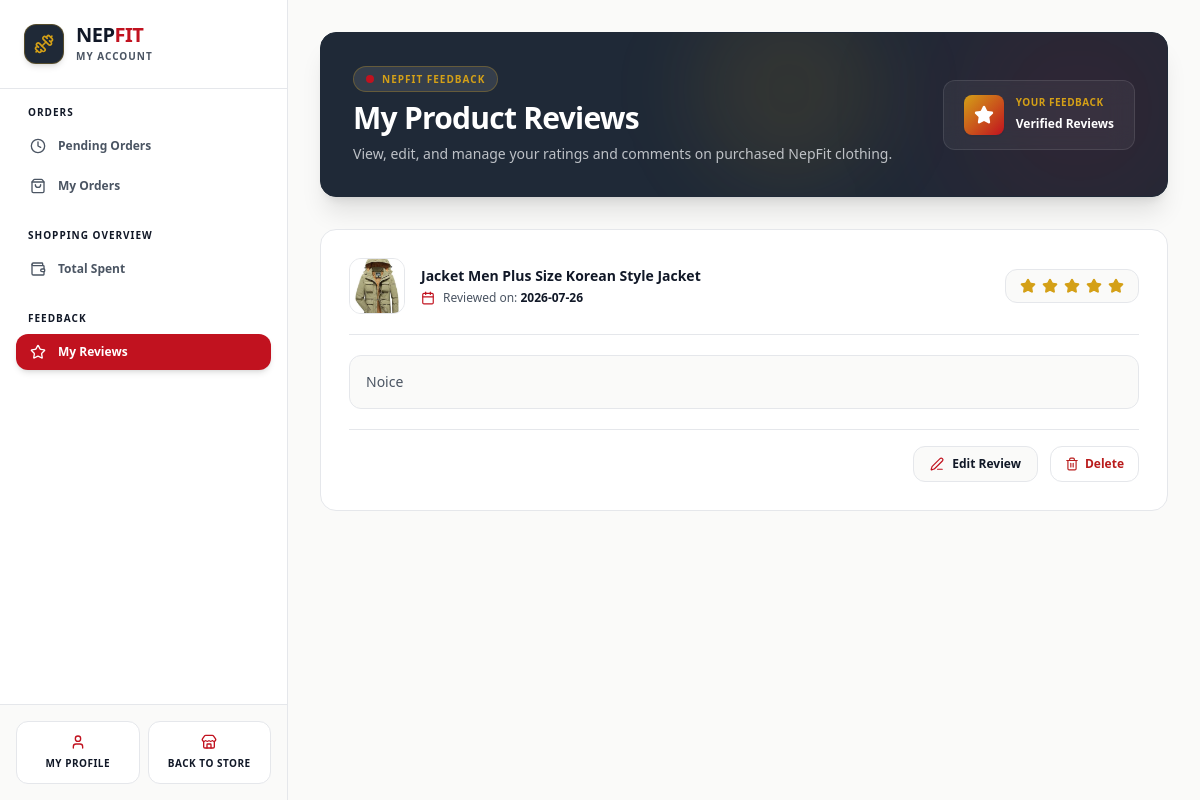
The page /dashboard/?section=my-reviews (signed in) on the database its author committed.
### nf_app/models.py (models this page shows, shortened)
class Review(models.Model):
    product = models.ForeignKey(Product, on_delete=models.CASCADE, related_name='reviews')
    customer = models.ForeignKey(User, on_delete=models.CASCADE)
    rating = models.PositiveIntegerField(default=5)
    comment = models.TextField()
    created_at = models.DateTimeField(auto_now_add=True)

class Product(models.Model):
    class Category(models.TextChoices):
        SHIRTS = 'shirts', 'Shirts'
        T_SHIRTS = 't_shirts', 'T-Shirts'
        PANTS = 'pants', 'Pants'
        HOODIES = 'hoodies', 'Hoodies'
        JACKETS = 'jackets', 'Jackets'
        SWEATSHIRTS = 'sweatshirts', 'Sweatshirts'
        JOGGERS = 'joggers', 'Joggers'
        SHORTS = 'shorts', 'Shorts'
    class Size(models.TextChoices):
        SMALL = 'S', 'Small'
        MEDIUM = 'M', 'Medium'
        LARGE = 'L', 'Large'
        XLARGE = 'XL', 'Extra Large'
        XXLARGE = 'XXL', 'Double Extra Large'
    name = models.CharField(max_length=255)
    brand = models.CharField(max_length=100, default='NepFit', help_text="Brand name (e.g., NepFit)")
    category = models.CharField(max_length=30, choices=Category.choices)
    size = models.CharField(max_length=10, choices=Size.choices, default=Size.MEDIUM, help_text="Default size for this product")
    description = models.TextField(help_text="Product details, fabric materials, and sizing guide.")
    price = models.DecimalField(max_digits=10, decimal_places=2)
    stock = models.PositiveIntegerField(default=10)
    product_image = models.ImageField(upload_to='images/products/')
    is_active = models.BooleanField(default=True)
    created_at = models.DateTimeField(auto_now_add=True)

### nf_app/views/dashboard.py (the view)
# urls.py: path('dashboard/', customer_dashboard_view, name='customer_dashboard')
@login_required
def customer_dashboard_view(request):
    if request.user.is_staff:
        messages.error(request, "You are not authorized to access the customer dashboard.")
        return redirect('home')
    section = request.GET.get('section', 'pending-orders')
    context = {
        'section': section,
        'gross_spent': Order.objects.filter(customer=request.user, status=Order.Status.COMPLETED).aggregate(total=models.Sum('total_amount'))['total'] or 0,
        'average_spent': Order.objects.filter(customer=request.user, status=Order.Status.COMPLETED).aggregate(avg=models.Avg('total_amount'))['avg'] or 0
    }
    if section == 'pending-orders':
        context['pending_orders'] = Order.objects.exclude(customer=request.user, status__in=[Order.Status.COMPLETED, Order.Status.CANCELLED]).order_by('-created_at')
    elif section == 'my-orders':
        context['orders'] = Order.objects.filter(customer=request.user, status__in=[Order.Status.COMPLETED, Order.Status.CANCELLED]).order_by('-created_at')
    elif section == 'my-reviews':
        context['reviews'] = Review.objects.filter(customer=request.user).order_by('-created_at')
    elif section == 'total-spent':
        context['total_spent'] = Order.objects.filter(customer=request.user, status=Order.Status.COMPLETED).order_by('-created_at')
    return render(request, 'dashboard/customer_dashboard.html', context)

### nf_app/templates/dashboard/customer_dashboard.html (shortened to what this page needs)
<!DOCTYPE html>
<html lang="en">
<head>
    {% load static %}
    <link href="{% static 'css/styles.css' %}" rel="stylesheet" />
</head>
<body class="bg-[#FAFAF9] flex min-h-screen text-[#4B5563] font-sans antialiased selection:bg-[#C1121F] selection:text-white">
    <aside id="customer-sidebar" class="fixed lg:static inset-y-0 left-0 w-72 bg-[#FFFFFF] border-r border-[#E5E7EB] flex flex-col z-50 transform -translate-x-full lg:translate-x-0 transition-transform duration-300 ease-in-out shadow-xl lg:shadow-none">
        <div class="p-6 border-b border-[#E5E7EB] flex items-center justify-between">
            <a href="/" class="flex items-center gap-3">
                <div class="w-10 h-10 rounded-xl bg-[#1F2937] flex items-center justify-center text-white font-extrabold text-lg shadow-md border border-[#D4A017]/30">
                    <i data-lucide="dumbbell" class="w-5 h-5 text-[#D4A017]"></i>
                </div>
                <div>
                    <span class="text-xl font-extrabold tracking-tight text-[#111827] block leading-none">
                        NEP<span class="text-[#C1121F]">FIT</span>
                    </span>
                    <span class="text-[10px] font-bold uppercase tracking-widest text-[#4B5563] block mt-1">
                        My Account
                    </span>
                </div>
            </a>
        </div>
        <nav class="flex-grow p-4 space-y-6 overflow-y-auto custom-scrollbar">
            <div>
                <span class="px-3 text-[10px] font-extrabold text-[#111827] uppercase tracking-widest block mb-2">Orders</span>
                <div class="space-y-1">
                    <a href="?section=pending-orders" class="flex items-center gap-3 px-3.5 py-2.5 rounded-xl text-xs font-bold transition-all {% if section == 'pending-orders' or not section %}bg-[#C1121F] text-white shadow-md{% else %}text-[#4B5563] hover:bg-[#FAFAF9] hover:text-[#111827]{% endif %}">
                        <i data-lucide="clock" class="w-4 h-4 shrink-0"></i>
                        <span>Pending Orders</span>
                    </a>
                    <a href="?section=my-orders" class="flex items-center gap-3 px-3.5 py-2.5 rounded-xl text-xs font-bold transition-all {% if section == 'my-orders' %}bg-[#C1121F] text-white shadow-md{% else %}text-[#4B5563] hover:bg-[#FAFAF9] hover:text-[#111827]{% endif %}">
                        <i data-lucide="shopping-bag" class="w-4 h-4 shrink-0"></i>
                        <span>My Orders</span>
                    </a>
                </div>
            </div>
            <div>
                <span class="px-3 text-[10px] font-extrabold text-[#111827] uppercase tracking-widest block mb-2">Shopping Overview</span>
                <a href="?section=total-spent" class="flex items-center gap-3 px-3.5 py-2.5 rounded-xl text-xs font-bold transition-all {% if section == 'total-spent' %}bg-[#C1121F] text-white shadow-md{% else %}text-[#4B5563] hover:bg-[#FAFAF9] hover:text-[#111827]{% endif %}">
                    <i data-lucide="wallet" class="w-4 h-4 shrink-0"></i>
                    <span>Total Spent</span>
                </a>
            </div>
            <div>
                <span class="px-3 text-[10px] font-extrabold text-[#111827] uppercase tracking-widest block mb-2">Feedback</span>
                <a href="?section=my-reviews" class="flex items-center gap-3 px-3.5 py-2.5 rounded-xl text-xs font-bold transition-all {% if section == 'my-reviews' %}bg-[#C1121F] text-white shadow-md{% else %}text-[#4B5563] hover:bg-[#FAFAF9] hover:text-[#111827]{% endif %}">
                    <i data-lucide="star" class="w-4 h-4 shrink-0"></i>
                    <span>My Reviews</span>
                </a>
            </div>
        </nav>
        <div class="p-4 border-t border-[#E5E7EB] bg-[#FAFAF9] grid grid-cols-2 gap-2">
            <a href="/profile/" class="flex flex-col items-center justify-center gap-1.5 p-3 rounded-xl bg-white border border-[#E5E7EB] text-[#111827] hover:bg-[#1F2937] hover:text-white transition-all text-center group shadow-2xs">
                <i data-lucide="user" class="w-4 h-4 text-[#C1121F] group-hover:text-[#D4A017] transition-colors"></i>
                <span class="text-[10px] font-extrabold uppercase tracking-wider">My Profile</span>
            </a>
            <a href="/" class="flex flex-col items-center justify-center gap-1.5 p-3 rounded-xl bg-white border border-[#E5E7EB] text-[#111827] hover:bg-[#1F2937] hover:text-white transition-all text-center group shadow-2xs">
                <i data-lucide="store" class="w-4 h-4 text-[#C1121F] group-hover:text-[#D4A017] transition-colors"></i>
                <span class="text-[10px] font-extrabold uppercase tracking-wider">Back to Store</span>
            </a>
        </div>
    </aside>
    <div class="flex-grow flex flex-col min-w-0 h-screen overflow-hidden">
        <main class="flex-grow overflow-y-auto bg-[#FAFAF9] p-4 sm:p-6 lg:p-8">
            <div class="max-w-7xl mx-auto">
                {% if section == 'pending-orders' or not section %}
                    {% include 'dashboard/customer/_pending_orders.html' %}
                {% elif section == 'my-orders' %}
                    {% include 'dashboard/customer/_my_orders.html' %}
                {% elif section == 'total-spent' %}
                    {% include 'dashboard/customer/_total_spent.html' %}
                {% elif section == 'my-reviews' %}
                    {% include 'dashboard/customer/_my_reviews.html' %}
                {% endif %}
            </div>
        </main>
    </div>
</body>
</html>

### nf_app/templates/dashboard/customer/_my_reviews.html (shortened to what this page needs)
<div class="space-y-8">
    <div class="relative overflow-hidden rounded-2xl bg-[#1F2937] p-6 sm:p-8 border border-[#1F2937] shadow-xl">
        <div class="absolute -right-10 -bottom-10 w-64 h-64 bg-[#C1121F]/10 rounded-full blur-3xl pointer-events-none"></div>
        <div class="absolute right-1/3 -top-10 w-48 h-48 bg-[#D4A017]/10 rounded-full blur-2xl pointer-events-none"></div>
        <div class="relative z-10 flex flex-col md:flex-row md:items-center justify-between gap-6">
            <div class="space-y-2">
                <div class="inline-flex items-center gap-2 px-3 py-1 rounded-full bg-[#FAFAF9]/10 border border-[#D4A017]/30 text-[#D4A017] text-xs font-semibold">
                    <span class="w-2 h-2 rounded-full bg-[#C1121F]"></span>
                    <span class="uppercase tracking-widest text-[10px]">NepFit Feedback</span>
                </div>
                <h1 class="text-2xl sm:text-3xl font-black text-[#FFFFFF] tracking-tight">My Product Reviews</h1>
                <p class="text-xs sm:text-sm text-[#E5E7EB]/80 max-w-xl font-normal">View, edit, and manage your ratings and comments on purchased NepFit clothing.</p>
            </div>
            <div class="flex items-center gap-3 bg-[#FFFFFF]/5 backdrop-blur-md border border-[#FFFFFF]/10 px-5 py-3.5 rounded-xl shrink-0">
                <div class="w-10 h-10 rounded-lg bg-gradient-to-br from-[#D4A017] to-[#C1121F] text-[#FFFFFF] flex items-center justify-center font-bold shadow-sm">
                    <i data-lucide="star" class="w-5 h-5 fill-current"></i>
                </div>
                <div>
                    <span class="text-[10px] font-bold uppercase tracking-wider text-[#D4A017] block">Your Feedback</span>
                    <span class="text-xs font-extrabold text-[#FFFFFF]">Verified Reviews</span>
                </div>
            </div>
        </div>
    </div>
    <div class="space-y-6">
        {% for review in reviews %}
            <div class="bg-[#FFFFFF] border border-[#E5E7EB] rounded-2xl p-6 sm:p-7 shadow-xs hover:shadow-md transition-all duration-300 relative overflow-hidden group">
                <div class="flex flex-col sm:flex-row sm:items-center justify-between gap-4 border-b border-[#E5E7EB] pb-5 mb-5">
                    <div class="flex items-center gap-4">
                        <div class="w-14 h-14 bg-[#FAFAF9] rounded-xl border border-[#E5E7EB] flex items-center justify-center font-black text-[#111827] overflow-hidden shrink-0 shadow-2xs">
                            {% if review.product.product_image %}
                                <img src="{{ review.product.product_image.url }}" alt="{{ review.product.name }}" class="w-full h-full object-cover">
                            {% else %}
                                <i data-lucide="shopping-bag" class="w-6 h-6 text-[#4B5563]"></i>
                            {% endif %}
                        </div>
                        <div class="space-y-1">
                            <h3 class="text-sm font-extrabold text-[#111827] leading-snug">{{ review.product.name }}</h3>
                            <div class="flex items-center gap-2 text-xs font-medium text-[#4B5563]">
                                <i data-lucide="calendar" class="w-3.5 h-3.5 text-[#C1121F]"></i>
                                <span>Reviewed on: <strong class="text-[#111827]">{{ review.created_at | date:"Y-m-d" }}</strong></span>
                            </div>
                        </div>
                    </div>
                    <div class="flex items-center gap-1.5 bg-[#FAFAF9] border border-[#E5E7EB] px-3.5 py-2 rounded-xl shrink-0">
                        {% for i in '12345' %}
                            {% if forloop.counter <= review.rating %}
                                <i data-lucide="star" class="w-4 h-4 text-[#D4A017] fill-[#D4A017]"></i>
                            {% else %}
                                <i data-lucide="star" class="w-4 h-4 text-[#E5E7EB]"></i>
                            {% endif %}
                        {% endfor %}
                    </div>
                </div>
                <div class="bg-[#FAFAF9] border border-[#E5E7EB] rounded-xl p-4 mb-5">
                    <p class="text-xs sm:text-sm text-[#4B5563] leading-relaxed font-normal">{{ review.comment }}</p>
                </div>
                <div class="flex items-center justify-end gap-3 pt-4 border-t border-[#E5E7EB]">
                    <a href="/review/edit/{{review.id}}" class="bg-[#FAFAF9] hover:bg-[#1F2937] text-[#111827] hover:text-[#FFFFFF] border border-[#E5E7EB] hover:border-[#1F2937] font-bold h-9 px-4 rounded-xl text-xs transition-all flex items-center gap-2 shadow-2xs active:scale-95">
                        <i data-lucide="edit-3" class="w-3.5 h-3.5 text-[#C1121F] group-hover:text-[#D4A017]"></i>
                        <span>Edit Review</span>
                    </a>
                    <button type="button"
                            onclick="openDeleteReviewModal('/review/delete/{{review.id}}')"
                            class="bg-[#FFFFFF] hover:bg-[#B91C1C]/10 border border-[#E5E7EB] hover:border-[#B91C1C]/30 text-[#B91C1C] font-bold h-9 px-3.5 rounded-xl transition-all flex items-center justify-center gap-1.5 text-xs active:scale-95"
                            title="Delete Review">
                        <i data-lucide="trash-2" class="w-3.5 h-3.5"></i>
                        <span class="hidden sm:inline">Delete</span>
                    </button>
                </div>
            </div>
        {% endfor %}
    </div>
</div>

### rows shown on the page
Review: product.product_image (picture), product.name "Jacket Men Plus Size Korean Style Jacket", created_at "2026-07-26", rating 5 (drawn), comment "Noice"
